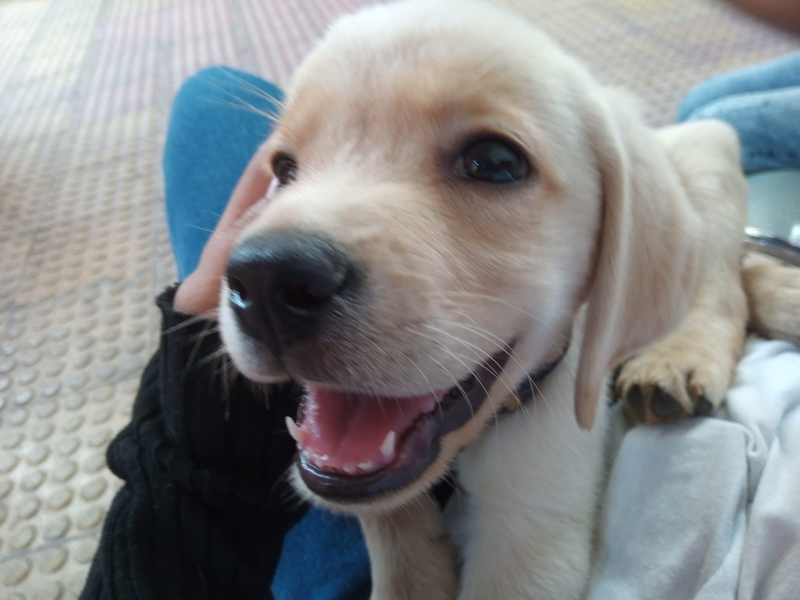
#> input picture image.jpeg, 1599 x 1200 px, found by its file name (shown at 1/2 size)
$ python preprocess.py
#> lines starting #> are read from the running program, lines starting #| are printed output that depends on the picture; long printed decimals are rounded
#> further down, image is the input picture: shape (1200, 1599, 3); mean B, G, R 137.9, 136.9, 134.7
"""
preprocess.py

Stage 2 of the pipeline: turns a raw face image into a model-ready input.

Steps:
1. Detect the face in the image (OpenCV Haar Cascade)
2. Crop just the face region
3. Resize to 224x224 (the input size EfficientNet-B0 expects)
4. Convert BGR -> RGB (OpenCV loads images backwards compared to PyTorch)
5. Normalize pixel values from 0-255 to 0.0-1.0

This same function gets reused in two places later:
- training.py, to preprocess every image in the dataset before feeding the model
- app.py, to preprocess whatever image a user uploads to the live Gradio demo
"""

import cv2
import numpy as np

FACE_CASCADE = cv2.CascadeClassifier(
    cv2.data.haarcascades + "haarcascade_frontalface_default.xml"
)

TARGET_SIZE = (224, 224)


def detect_and_crop_face(image_bgr):
    gray = cv2.cvtColor(image_bgr, cv2.COLOR_BGR2GRAY)
    faces = FACE_CASCADE.detectMultiScale(
        gray,
        scaleFactor=1.1,
        minNeighbors=5,
        minSize=(60, 60),
    )
    if len(faces) == 0:
        return None
    x, y, w, h = max(faces, key=lambda box: box[2] * box[3])
    return image_bgr[y:y + h, x:x + w]


def preprocess_image(image_bgr):
    """
    Full pipeline for raw images: detect face, crop, resize, convert, normalize.
    Use this for images where the face is somewhere inside a larger scene.
    Returns None if no face detected.
    """
    face = detect_and_crop_face(image_bgr)
    if face is None:
        return None
    face_resized = cv2.resize(face, TARGET_SIZE)
    face_rgb = cv2.cvtColor(face_resized, cv2.COLOR_BGR2RGB)
    face_normalized = face_rgb.astype(np.float32) / 255.0
    return face_normalized


def preprocess_precropped_face(image_bgr):
    """
    For datasets already cropped to just the face -- skips detection entirely.
    Use this for this project's dataset (1000_videos) which arrives pre-cropped.
    """
    face_resized = cv2.resize(image_bgr, TARGET_SIZE)
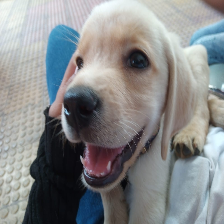
#> face_resized: shape (224, 224, 3); mean B, G, R 137.8, 136.8, 134.6
    face_rgb = cv2.cvtColor(face_resized, cv2.COLOR_BGR2RGB)
    face_normalized = face_rgb.astype(np.float32) / 255.0
    return face_normalized


if __name__ == "__main__":
    import sys
    test_image_path = sys.argv[1] if len(sys.argv) > 1 else "image.jpeg"
    image = cv2.imread(test_image_path)
    if image is None:
        print(f"Could not load {test_image_path} -- check the file exists.")
        sys.exit(1)
    result = preprocess_precropped_face(image)
    print("Preprocessed successfully.")
    print("Output shape:", result.shape)
#| Output shape: (224, 224, 3)
    print("Output dtype:", result.dtype)
#| Output dtype: float32
    print("Min pixel value:", result.min())
#| Min pixel value: 0.01961
    print("Max pixel value:", result.max())
#| Max pixel value: 1.0
